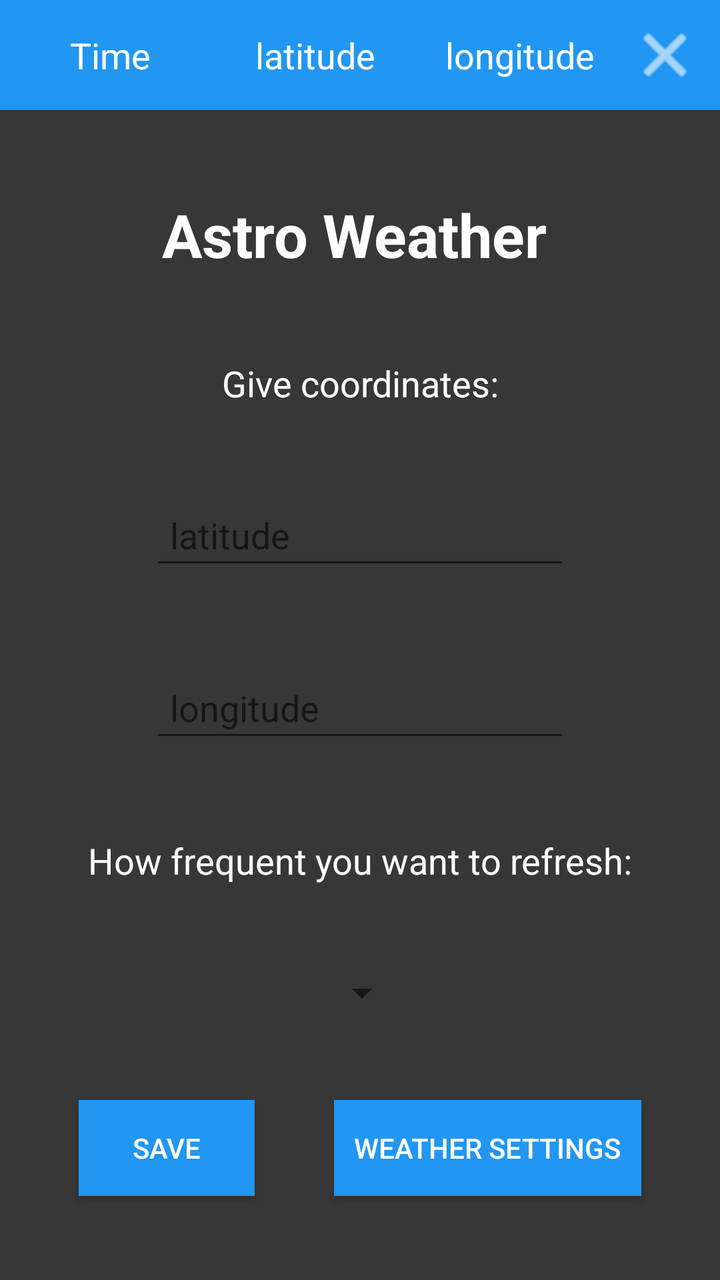
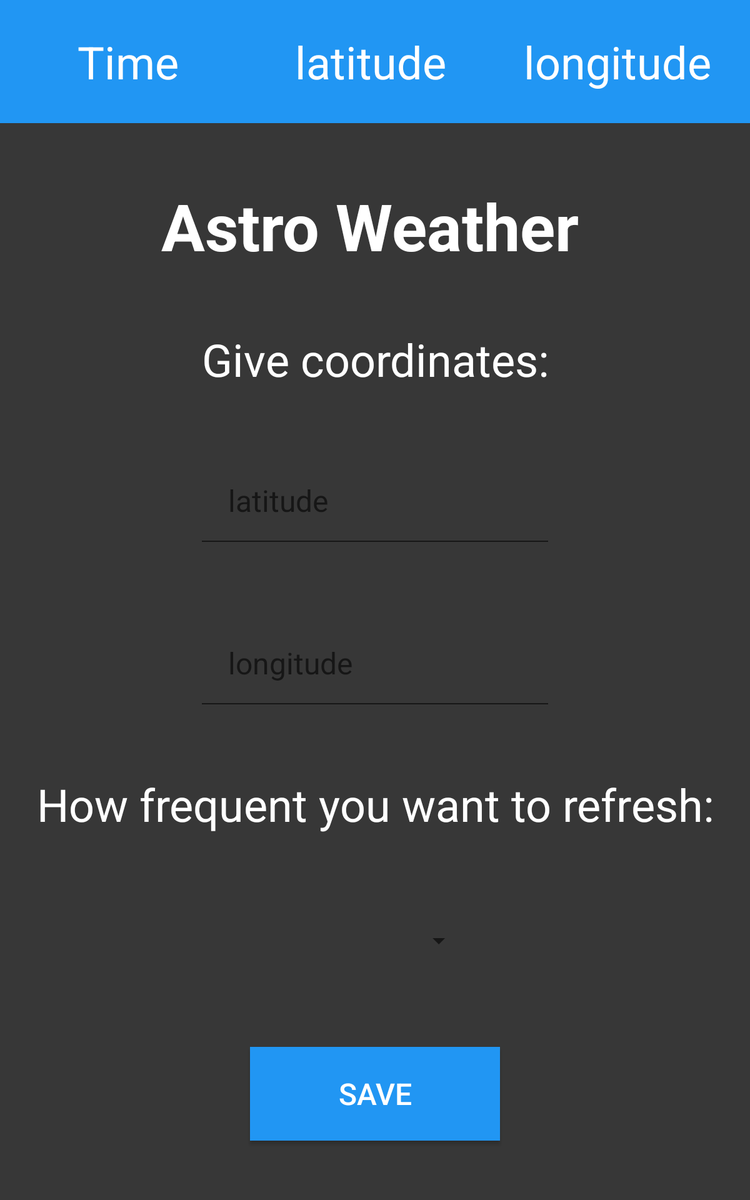

First picture: res/layout/ on a phone held upright. Second picture: the repository's own variant of that layout, on a device whose configuration matches the variant's folder. Source for both follows.
<!-- AndroidManifest.xml: application theme AppTheme -->
<!-- res/layout/activity_menu.xml -->
<?xml version="1.0" encoding="utf-8"?>
<androidx.constraintlayout.widget.ConstraintLayout xmlns:android="http://schemas.android.com/apk/res/android"
    xmlns:app="http://schemas.android.com/apk/res-auto"
    xmlns:tools="http://schemas.android.com/tools"
    android:layout_width="match_parent"
    android:layout_height="match_parent"
    android:background="#373737"
    tools:context=".MainActivity">

    <LinearLayout
        android:id="@+id/linearLayout"
        android:layout_width="0dp"
        android:layout_height="wrap_content"
        android:background="#2196F3"
        android:gravity="center"
        android:orientation="horizontal"
        android:paddingTop="10dp"
        android:paddingBottom="10dp"
        app:layout_constraintEnd_toEndOf="parent"
        app:layout_constraintHorizontal_bias="0.485"
        app:layout_constraintStart_toStartOf="parent"
        app:layout_constraintTop_toTopOf="parent">

        <TextView
            android:id="@+id/current_time"
            android:layout_width="wrap_content"
            android:layout_height="match_parent"
            android:layout_weight="2"
            android:gravity="center"
            android:text="@string/time"
            android:textColor="#FFFFFF"
            android:textSize="18sp" />

        <TextView
            android:id="@+id/latitude"
            android:layout_width="wrap_content"
            android:layout_height="match_parent"
            android:layout_weight="1"
            android:gravity="center"
            android:text="@string/latitude"
            android:textColor="#FFFFFF"
            android:textSize="18sp" />

        <TextView
            android:id="@+id/longitude"
            android:layout_width="wrap_content"
            android:layout_height="match_parent"
            android:layout_weight="1"
            android:gravity="center"
            android:text="@string/longitude"
            android:textColor="#FFFFFF"
            android:textSize="18sp" />

        <Button
            android:id="@+id/close_menu_settings"
            android:layout_width="35sp"
            android:layout_height="35sp"
            android:layout_marginRight="10dp"
            android:background="@android:drawable/ic_menu_close_clear_cancel"
            android:backgroundTint="#FFFFFF"
            android:textColor="#FFFFFF" />

    </LinearLayout>

    <TextView
        android:id="@+id/textView5"
        android:layout_width="wrap_content"
        android:layout_height="wrap_content"
        android:text="@string/astro_weather"
        android:textColor="#FFFFFF"
        android:textIsSelectable="false"
        android:textSize="30sp"
        android:textStyle="bold"
        app:layout_constraintBottom_toTopOf="@+id/textView"
        app:layout_constraintHorizontal_bias="0.485"
        app:layout_constraintLeft_toLeftOf="parent"
        app:layout_constraintRight_toRightOf="parent"
        app:layout_constraintTop_toBottomOf="@+id/linearLayout" />

    <Button
        android:id="@+id/save_button"
        android:layout_width="wrap_content"
        android:layout_height="wrap_content"
        android:background="#2196F3"
        android:text="@string/save"
        android:textColor="#FFFFFF"
        app:layout_constraintBottom_toBottomOf="parent"
        app:layout_constraintEnd_toStartOf="@+id/weather_settings"
        app:layout_constraintStart_toStartOf="parent"
        app:layout_constraintTop_toBottomOf="@+id/refresh_time" />

    <EditText
        android:id="@+id/lat"
        android:layout_width="wrap_content"
        android:layout_height="wrap_content"
        android:ems="10"
        android:hint="@string/latitude"
        android:importantForAutofill="no"
        android:inputType="numberDecimal"
        android:padding="10sp"
        android:textColor="#FFFFFF"
        app:layout_constraintBottom_toTopOf="@+id/lon"
        app:layout_constraintEnd_toEndOf="parent"
        app:layout_constraintStart_toStartOf="parent"
        app:layout_constraintTop_toBottomOf="@+id/textView" />

    <EditText
        android:id="@+id/lon"
        android:layout_width="wrap_content"
        android:layout_height="wrap_content"
        android:ems="10"
        android:hint="@string/longitude"
        android:importantForAutofill="no"
        android:inputType="numberDecimal"
        android:padding="10sp"
        android:textColor="#FFFFFF"
        app:layout_constraintBottom_toTopOf="@+id/textView4"
        app:layout_constraintEnd_toEndOf="parent"
        app:layout_constraintStart_toStartOf="parent"
        app:layout_constraintTop_toBottomOf="@+id/lat" />

    <Spinner
        android:id="@+id/refresh_time"
        android:layout_width="wrap_content"
        android:layout_height="wrap_content"
        android:layout_marginStart="2dp"
        android:layout_marginLeft="2dp"
        android:padding="10sp"
        app:layout_constraintBottom_toTopOf="@+id/save_button"
        app:layout_constraintEnd_toEndOf="parent"
        app:layout_constraintStart_toStartOf="parent"
        app:layout_constraintTop_toBottomOf="@+id/textView4" />

    <TextView
        android:id="@+id/textView"
        android:layout_width="wrap_content"
        android:layout_height="wrap_content"
        android:gravity="center"
        android:text="@string/give_coordinates"
        android:textColor="#FFFFFF"
        android:textSize="18sp"
        app:layout_constraintBottom_toTopOf="@+id/lat"
        app:layout_constraintEnd_toEndOf="parent"
        app:layout_constraintStart_toStartOf="parent"
        app:layout_constraintTop_toBottomOf="@+id/textView5" />

    <TextView
        android:id="@+id/textView4"
        android:layout_width="wrap_content"
        android:layout_height="wrap_content"
        android:text="@string/how_frequent"
        android:textColor="#FFFFFF"
        android:textSize="18sp"
        app:layout_constraintBottom_toTopOf="@+id/refresh_time"
        app:layout_constraintEnd_toEndOf="parent"
        app:layout_constraintStart_toStartOf="parent"
        app:layout_constraintTop_toBottomOf="@+id/lon" />

    <Button
        android:id="@+id/weather_settings"
        android:layout_width="wrap_content"
        android:layout_height="wrap_content"
        android:background="#2196F3"
        android:paddingLeft="10sp"
        android:paddingRight="10sp"
        android:text="Weather Settings"
        android:textColor="#FFFFFF"
        app:layout_constraintBottom_toBottomOf="parent"
        app:layout_constraintEnd_toEndOf="parent"
        app:layout_constraintStart_toEndOf="@+id/save_button"
        app:layout_constraintTop_toBottomOf="@+id/refresh_time" />

</androidx.constraintlayout.widget.ConstraintLayout>
<!-- resources referenced by this layout -->
<resources>
  <string name="astro_weather">Astro Weather</string>
  <string name="give_coordinates">Give coordinates:</string>
  <string name="how_frequent">How frequent you want to refresh:</string>
  <string name="latitude">latitude</string>
  <string name="longitude">longitude</string>
  <string name="save">save</string>
  <string name="time">Time</string>
  <style name="AppTheme" parent="Theme.AppCompat.Light.DarkActionBar">
  		
  		<item name="colorPrimary">@color/colorPrimary</item>
  		<item name="colorPrimaryDark">@color/colorPrimaryDark</item>
  		<item name="colorAccent">@color/colorAccent</item>
  	</style>
</resources>
<!-- res/layout-sw600dp/activity_menu.xml (the repository's variant of the layout above) -->
<!-- drawn on a 7-inch tablet held upright -->
<?xml version="1.0" encoding="utf-8"?>
<androidx.constraintlayout.widget.ConstraintLayout xmlns:android="http://schemas.android.com/apk/res/android"
    xmlns:app="http://schemas.android.com/apk/res-auto"
    xmlns:tools="http://schemas.android.com/tools"
    android:layout_width="match_parent"
    android:layout_height="match_parent"
    android:background="#373737"
    tools:context=".MainActivity">

    <LinearLayout
        android:id="@+id/linearLayout"
        android:layout_width="0dp"
        android:layout_height="wrap_content"
        android:background="#2196F3"
        android:gravity="center"
        android:orientation="horizontal"
        android:paddingTop="25dp"
        android:paddingBottom="25dp"
        app:layout_constraintEnd_toEndOf="parent"
        app:layout_constraintHorizontal_bias="0.485"
        app:layout_constraintStart_toStartOf="parent"
        app:layout_constraintTop_toTopOf="parent">

        <TextView
            android:id="@+id/current_time"
            android:layout_width="wrap_content"
            android:layout_height="wrap_content"
            android:layout_weight="2"
            android:gravity="center"
            android:text="@string/time"
            android:textColor="#FFFFFF"
            android:textSize="36sp" />

        <TextView
            android:id="@+id/latitude"
            android:layout_width="wrap_content"
            android:layout_height="wrap_content"
            android:layout_weight="1"
            android:gravity="center"
            android:text="@string/latitude"
            android:textColor="#FFFFFF"
            android:textSize="36sp" />

        <TextView
            android:id="@+id/longitude"
            android:layout_width="wrap_content"
            android:layout_height="wrap_content"
            android:layout_weight="1"
            android:gravity="center"
            android:text="@string/longitude"
            android:textColor="#FFFFFF"
            android:textSize="36sp" />

    </LinearLayout>

    <TextView
        android:id="@+id/textView5"
        android:layout_width="wrap_content"
        android:layout_height="wrap_content"
        android:text="@string/astro_weather"
        android:textColor="#FFFFFF"
        android:textIsSelectable="false"
        android:textSize="52sp"
        android:textStyle="bold"
        app:layout_constraintBottom_toTopOf="@+id/textView"
        app:layout_constraintHorizontal_bias="0.485"
        app:layout_constraintLeft_toLeftOf="parent"
        app:layout_constraintRight_toRightOf="parent"
        app:layout_constraintTop_toBottomOf="@+id/linearLayout" />

    <Button
        android:id="@+id/save_button"
        android:layout_width="200sp"
        android:layout_height="75sp"
        android:background="#2196F3"
        android:text="@string/save"
        android:textColor="#FFFFFF"
        android:textSize="24sp"
        app:layout_constraintBottom_toBottomOf="parent"
        app:layout_constraintEnd_toEndOf="parent"
        app:layout_constraintStart_toStartOf="parent"
        app:layout_constraintTop_toBottomOf="@+id/refresh_time" />

    <EditText
        android:id="@+id/lat"
        android:layout_width="wrap_content"
        android:layout_height="wrap_content"
        android:ems="10"
        android:hint="@string/latitude"
        android:importantForAutofill="no"
        android:inputType="numberDecimal"
        android:padding="25sp"
        android:textColor="#FFFFFF"
        android:textSize="24sp"
        app:layout_constraintBottom_toTopOf="@+id/lon"
        app:layout_constraintEnd_toEndOf="parent"
        app:layout_constraintStart_toStartOf="parent"
        app:layout_constraintTop_toBottomOf="@+id/textView" />

    <EditText
        android:id="@+id/lon"
        android:layout_width="wrap_content"
        android:layout_height="wrap_content"
        android:ems="10"
        android:hint="@string/longitude"
        android:importantForAutofill="no"
        android:inputType="numberDecimal"
        android:padding="25sp"
        android:textColor="#FFFFFF"
        android:textSize="24sp"
        app:layout_constraintBottom_toTopOf="@+id/textView4"
        app:layout_constraintEnd_toEndOf="parent"
        app:layout_constraintStart_toStartOf="parent"
        app:layout_constraintTop_toBottomOf="@+id/lat" />

    <Spinner
        android:id="@+id/refresh_time"
        android:layout_width="150sp"
        android:layout_height="75sp"
        android:padding="25sp"
        app:layout_constraintBottom_toTopOf="@+id/save_button"
        app:layout_constraintEnd_toEndOf="parent"
        app:layout_constraintStart_toStartOf="parent"
        app:layout_constraintTop_toBottomOf="@+id/textView4" />

    <TextView
        android:id="@+id/textView"
        android:layout_width="wrap_content"
        android:layout_height="wrap_content"
        android:text="@string/give_coordinates"
        android:textColor="#FFFFFF"
        android:textSize="36sp"
        app:layout_constraintBottom_toTopOf="@+id/lat"
        app:layout_constraintEnd_toEndOf="parent"
        app:layout_constraintStart_toStartOf="parent"
        app:layout_constraintTop_toBottomOf="@+id/textView5" />

    <TextView
        android:id="@+id/textView4"
        android:layout_width="wrap_content"
        android:layout_height="wrap_content"
        android:text="@string/how_frequent"
        android:textColor="#FFFFFF"
        android:textSize="36sp"
        app:layout_constraintBottom_toTopOf="@+id/refresh_time"
        app:layout_constraintEnd_toEndOf="parent"
        app:layout_constraintStart_toStartOf="parent"
        app:layout_constraintTop_toBottomOf="@+id/lon" />

</androidx.constraintlayout.widget.ConstraintLayout>
